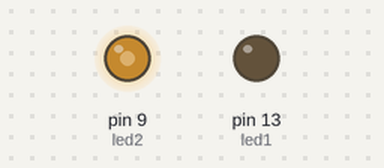
A sketch run on a simulated Arduino Uno, built with avr-gcc and run on an emulated ATmega328P. Parts: output pins drawn as LEDs (lit = HIGH).

Above: at 0.1 s.
Timing chart, 0 to 1.6 s (numbered marks = the images above):
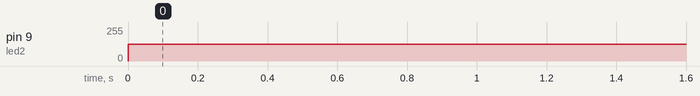

Measured:
- by itself, pin 9 (led2): 0/255 → 127/255 at 0.00 s

The sketch:

led_fixo_meia_potencia.ino
```cpp
int led1 = 13; //variaveis definindo a porta  x a ser usada
int led2 = 9; //variaveis definindo a porta x a ser usada


// the setup function runs once when you press reset or power the board
void setup() {
  // initialize digital pin 13 as an output.
  pinMode(led1, OUTPUT);
  pinMode(led2, OUTPUT);
}

// the loop function runs over and over again forever
void loop() {

  analogWrite(led2, 127);

}
```
